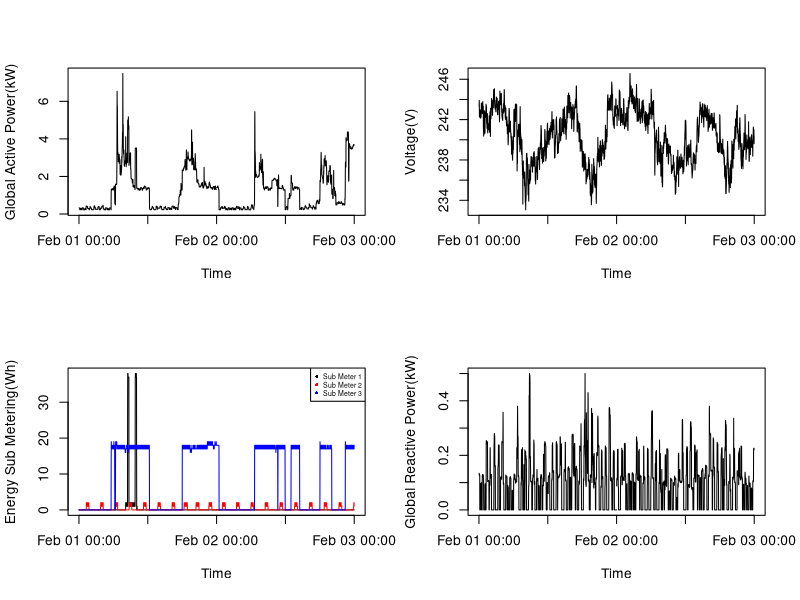

This figure's R source:
myData<-read.csv("Required.csv")
myData$Time<-strptime(myData$Time,"%Y-%m-%d %H:%M:%S")
png("Plot4.png",480,480,res=100)
par(mfrow=c(2,2))
plot(myData$Time,myData$Global_active_power,ylab = "Global Active Power(kW)",xlab="Time",type='l')
plot(myData$Time,myData$Voltage,ylab="Voltage(V)",xlab="Time",type='l')
plot(myData$Time,myData$Sub_metering_1,xlab = "Time",ylab="Energy Sub Metering(Wh)",type='l'
     ,col="black")
points(myData$Time ,myData$Sub_metering_2 ,col="red",type='l')
points(myData$Time ,myData$Sub_metering_3 ,col="blue",type='l')
legend("topright",c("Sub Meter 1","Sub Meter 2","Sub Meter 3"),col=c("black","red","blue"),pch = rep(16,3),
       cex=c(0.5,0.5))

plot(myData$Time,myData$Global_reactive_power,ylab="Global Reactive Power(kW)",xlab="Time",type='l')
dev.off()
